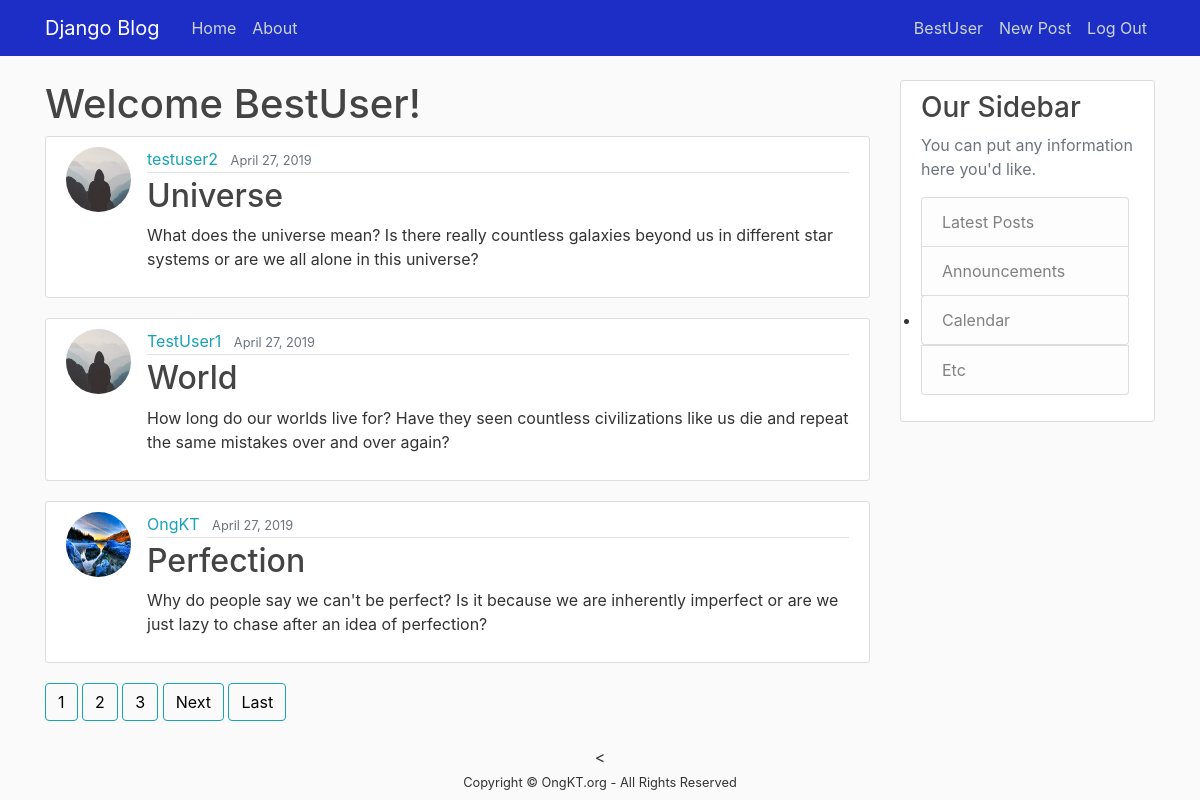
The app's page / (signed in) with its own data.
### website/models.py (models this page shows, shortened)
class Post(models.Model):
	title = models.CharField(max_length=100)
	content = models.TextField()
	date_posted = models.DateTimeField(default=timezone.now)
	author = models.ForeignKey(User, on_delete=models.CASCADE)

### Users/models.py (models this page shows, shortened)
class Profile(models.Model):
	user = models.OneToOneField(User, on_delete=models.CASCADE)
	image = models.ImageField(default='default.jpg', upload_to='profile_pics')

### website/views.py (the view)
# urls.py: path('', PostListView.as_view(), name='home'),
class PostListView(ListView):
	model = Post
	template_name = 'website/home.html'
	context_object_name = 'posts'
	ordering = ['-date_posted']
	paginate_by = 3

### website/templates/website/home.html (shortened to what this page needs)
{%extends 'website/base.html' %}
{% block heading %}
{% if user.is_authenticated %}
  <h1>Welcome {{ user.username }}!</h1>
{% else %}
  <h1>Home Page</h1>
{% endif %}
{% endblock %}
{% block content %}
  {% for post in posts %}
  	<article class="media content-section">
      <img class="rounded-circle article-img" src="{{ post.author.profile.image.url }}">
    		<div class="media-body">
      		<div class="article-metadata">
        			<a class="mr-2" href="{% url 'user-posts' post.author.username %}">{{ post.author }}</a>
        			<small class="text-muted">{{ post.date_posted|date:"F d, Y"}}</small>
      		</div>
      		<h2><a class="article-title" href="{% url 'post-detail' post.id %}">{{ post.title }}</a></h2>
      		<p class="article-content">{{ post.content }}</p>
    		</div>
  	</article>
  {% endfor %}
  {% if is_paginated %}
    {% for num in page_obj.paginator.page_range %}
      {% if page_obj.number == num %}
        <a class="btn btn-info mb-4" href="?page={{ num }}">{{ num }}</a>
      {% elif num > page_obj.number|add:'-3' and num < page_obj.number|add:'3'  %}
        <a class="btn btn-outline-info mb-4" href="?page={{ num }}">{{ num }}</a>
      {% endif %}
    {% endfor %}
    {% if page_obj.has_next %}
      <a class="btn btn-outline-info mb-4" href="?page={{ page_obj.next_page_number }}">Next</a>
      <a class="btn btn-outline-info mb-4" href="?page={{ page_obj.paginator.num_pages }}">Last</a>
    {% endif %}
  {% endif %}
{% endblock %}

### website/templates/website/base.html (shortened to what this page needs)
{% load static %}
<!doctype html>
<html lang="en">
    <link rel="stylesheet" type="text/css" href="https://meyerweb.com/eric/tools/css/reset/reset.css">
    <link rel="stylesheet" href="https://stackpath.bootstrapcdn.com/bootstrap/4.3.1/css/bootstrap.min.css">
    <link rel="stylesheet"  type="text/css" href="{% static 'website/main.css' %}">
  </head>
  <body>
    <header class="site-header">
      <nav class="navbar navbar-expand-md navbar-dark fixed-top" style="background-color: #1D2EC7;">
        <div class="container">
          <a class="navbar-brand mr-4" href="/">Django Blog</a>
            <div class="collapse navbar-collapse" id="navbarToggle">
              <div class="navbar-nav mr-auto">
                <a class="nav-item nav-link" href="{% url 'home' %}">Home</a>
                <a class="nav-item nav-link" href="{% url 'about' %}">About</a>
              </div>
              <div class="navbar-nav">
                {% if user.is_authenticated %}
                  <a class="nav-item nav-link" href="{% url 'profile' %}">{{user.username}}</a>
                  <a class="nav-item nav-link" href="{% url 'post-create' %}">New Post</a>
                  <a class="nav-item nav-link" href="{% url 'logout' %}">Log Out</a>
                {% else %}
                  <a class="nav-item nav-link" href="{% url 'login' %}">Login</a>
                  <a class="nav-item nav-link" href="{% url 'signup' %}">Register</a>
                {% endif %}
              </div>
            </div>
        </div>
      </nav>
    </header>
  <main class="container">
    <div class="row justify-content-md-center">
      <div class="col-md-9">
        {% block heading %}{% endblock %}
        {% block content %}{% endblock %}
      </div>
      <div class="col-md-3">
        <div class="content-section">
          <h3>Our Sidebar</h3>
          <p class='text-muted'>You can put any information here you'd like.
            <ul class="list-group">
              <li class="list-group-item list-group-item-light">Latest Posts</li>
              <li class="list-group-item list-group-item-light">Announcements</li>
              <li><a class="list-group-item list-group-item-light" href="{% url 'calendar' %}">Calendar</a></li>
              <li class="list-group-item list-group-item-light">Etc</li>
            </ul>
          </p>
        </div>
      </div>
      <
    </div>
  </main>
  <center><small>Copyright &copy; OngKT.org - All Rights Reserved</small></center>
  </body>
</html>

### website/static/website/main.css (style rules this page uses)
body { background: #fafafa; color: #333333; margin-top: 5rem; width: 100%; height: 100%; }
h1, h2, h3, h4, h5, h6 { color: #444444; }
ul { margin: 0; }
.site-header .navbar-nav .nav-link { color: #cbd5db; }
.content-section { background: #ffffff; padding: 10px 20px; border: 1px solid #dddddd; border-radius: 3px; margin-bottom: 20px; }
.article-title { color: #444444; }
.article-content { white-space: pre-line; }
.article-img { height: 65px; width: 65px; margin-right: 16px; }
.article-metadata { padding-bottom: 1px; margin-bottom: 4px; border-bottom: 1px solid #e3e3e3 }
ul { height: 100%; padding: 0px 5px 0px 20px; }
a { color: #17a2b8; }
.btn { outline: none; color: black; background-color: transparent; box-shadow: 0 0 0 0; }
.container { display: flex; }

### records on screen
Post: author.profile.image (placeholder picture), author "testuser2", date_posted "April 27, 2019", title "Universe", content "What does the universe mean? Is there really countless galaxies beyond us in different star systems or are we all alone in this universe?"
Post: author.profile.image (placeholder picture), author "TestUser1", date_posted "April 27, 2019", title "World", content "How long do our worlds live for? Have they seen countless civilizations like us die and repeat the same mistakes over and over again?"
Post: author.profile.image (picture), author "OngKT", date_posted "April 27, 2019", title "Perfection", content "Why do people say we can't be perfect? Is it because we are inherently imperfect or are we just lazy to chase after an idea of perfection?"

### other values on screen
{{ user.username }} "BestUser"
{{ num }} "1"
{{ num }} "2" "3"
